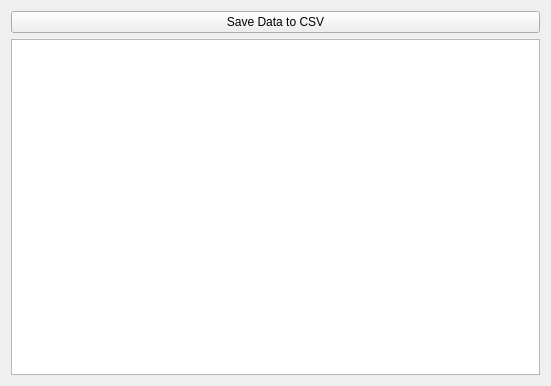
<?xml version="1.0" encoding="UTF-8"?>
<ui version="4.0">
 <class>CSVTab</class>
 <widget class="QWidget" name="CSVTab">
  <property name="geometry">
   <rect>
    <x>0</x>
    <y>0</y>
    <width>551</width>
    <height>386</height>
   </rect>
  </property>
  <property name="windowTitle">
   <string>Form</string>
  </property>
  <layout class="QGridLayout" name="gridLayout">
   <item row="1" column="0">
    <widget class="QTableView" name="tableView"/>
   </item>
   <item row="0" column="0">
    <widget class="QPushButton" name="saveBtn">
     <property name="text">
      <string>Save Data to CSV</string>
     </property>
    </widget>
   </item>
  </layout>
 </widget>
 <resources/>
 <connections/>
</ui>
